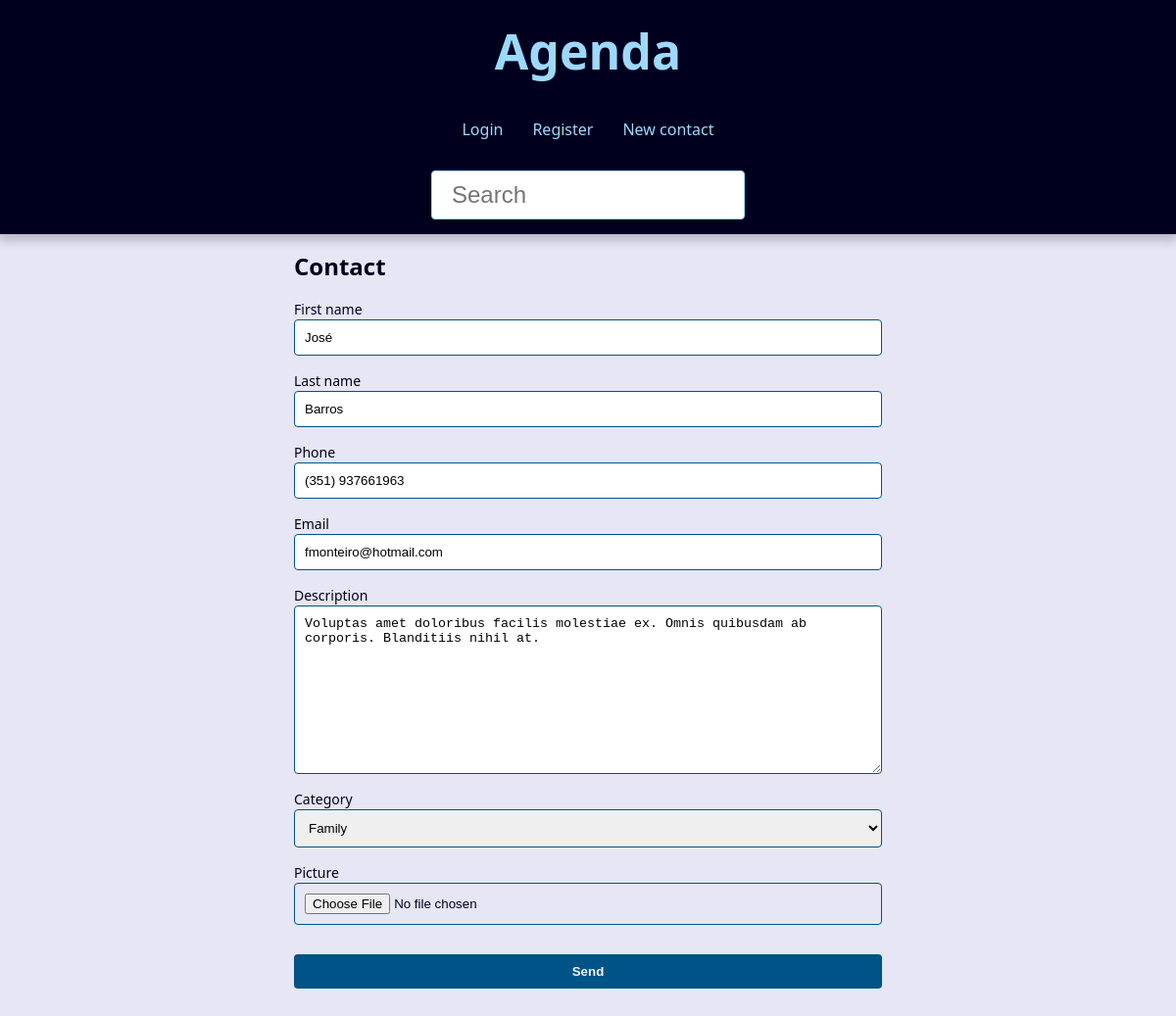
Screenshot of /4/update with the database file from the repository.
### contact/models.py (models this page shows, shortened)
class Contact(models.Model):
    first_name = models.CharField(max_length=20)
    last_name = models.CharField(max_length=20)
    phone = models.CharField(max_length=12)
    email = models.EmailField(max_length=100,blank=True)
    created_date = models.DateTimeField(default=timezone.now)
    description = models.TextField(blank=True)
    picture = models.ImageField(blank=True,upload_to='pictures/%Y/%m/')
    category = models.ForeignKey(Category, on_delete=models.SET_NULL, blank=True, null=True)
    owner = models.ForeignKey(User, on_delete=models.SET_NULL, blank=True, null=True)
    show = models.BooleanField(default=True)

### forms.py (the view)
# urls.py: path('<int:contact_id>/update', forms.update, name="update"),
def update(request, contact_id):
    contact = get_object_or_404(Contact, pk=contact_id, show=True)
    form_action = reverse('contact:update', kwargs={'contact_id':contact_id})
    if request.method == 'POST':
        form = ContactForm(request.POST,request.FILES,instance=contact)
        if form.is_valid():
            contact = form.save()
            return redirect('contact:update', contact_id = contact.id)
    else:
        form = ContactForm(instance=contact)
    contexto = { 'form': form, 'form_action': form_action }
    return render(request,'contact/create.html',contexto)

### forms.py
class ContactForm(forms.ModelForm):
    picture = forms.ImageField(
        widget = forms.FileInput(attrs={'accept': 'image/*'})
    )
    class Meta:
        model = Contact
        fields = ('first_name','last_name','phone','email','description','category','picture')
        widgets = {
                    'first_name': forms.TextInput(
                        attrs={'class': 'class-a', 'placeholder': 'Escreva o seu primeiro nome'}
                        )
                    }

### contact/models.py (called while the page is built)
    def __str__(self):
        return f'{self.name}'

### contact/templates/contact/create.html (shortened to what this page needs)
{% extends "global/base.html" %}
{% block content %}
    <div class="form-wrapper">
        <h2>Contact</h2>
        <form action="{{ form_action }}" method="POST" enctype="multipart/form-data">
            <div class="form-content">
                {% for field in form %}
                    <div class="form-group">
                        <label for="{{ field.id_for_label}}">{{ field.label }}</label>
                        {{ field }}
                    </div>
                {% endfor %}
            </div>
            <div class="form-content">
                <div class="form-group">
                    <button class="btn" type="submit">Send</button>
                </div>
            </div>
        </form>
    </div>
{% endblock content %}

### base_static/global/css/style.css (style rules this page uses)
:root { --spacing: 1.5rem; --link-dark-color: rgb(0, 83, 134); --link-light-color: rgb(156, 217, 255); --clr-white: rgb(245, 245, 255); --clr-black: rgb(0, 0, 30); --clr-light-gray: rgb(230, 230, 245); --clr-dark-shadow-5: rgba(0, 0, 10, 5%); --clr-dark-shadow-10: rgba(0, 0, 10, 10%); --clr-dark-shadow-20: rgba(0, 0, 10, 20%); --clr-light-shadow-5: rgba(200, 200, 255, 5%); --clr-light-shadow-10: rgba(200, 200, 255, 10%); --clr-light-shadow-20: rgba(200, 200, 255, 20%); --main-page-width: 120rem; --table-min-width: 60rem; --biggest-font-size: 5rem; --bigger-font-size: 4rem; --big-font-size: 3.2rem; --medium-font-size: 2.4rem; --small-font-size: 1.6rem; --smaller-font-size: 1.4rem; --smallest-font-size: 1.2rem; --transition-fast: 300ms; --transition-medium: 600ms; --transition-slow: 1s; --default-border-radius: 4px; }
*, *::before, *::after { margin: 0; padding: 0; box-sizing: border-box; }
html { font-size: 62.5%; }
body { font-family: system-ui, -apple-system, BlinkMacSystemFont, 'Segoe UI', Roboto, Oxygen, Ubuntu, Cantarell, 'Open Sans', 'Helvetica Neue', sans-serif; line-height: 1.5; font-size: var(--small-font-size); color: var(--clr-black); -webkit-font-smoothing: antialiased; background: var(--clr-light-gray); }
.form-wrapper { max-width: 60rem; margin: var(--spacing) auto; }
.form-content { margin: var(--spacing) 0; }
.form-group { display: flex; flex-direction: column; padding-bottom: var(--spacing); }
.form-group input, .form-group textarea, .form-group select { padding: 1rem; border-radius: var(--default-border-radius); border: 1px solid var(--link-dark-color); }
.form-group label { font-size: var(--smaller-font-size); }
.btn { background-color: var(--link-dark-color); color: var(--clr-white); font-weight: bold; border: none; padding: 1rem 2rem; border-radius: var(--default-border-radius); cursor: pointer; transition: filter var(--transition-fast) ease-in-out; }

### rows the page displays
Contact: form "José" "Barros" "(351) 937661963" "fmonteiro@hotmail.com" "Voluptas amet doloribus facilis molestiae ex. Omnis quibusdam ab corporis. Blanditiis nihil at." "Family"

### other values shown
{{ field.label }} "First name" "Last name" "Phone" "Email" "Description" "Category" "Picture"
